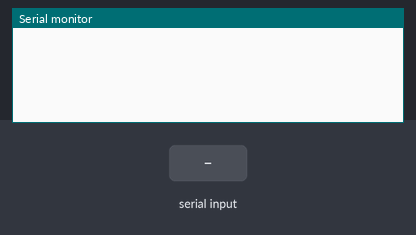
Bench run of a sketch on a simulated Arduino Uno, built with avr-gcc and run on an emulated ATmega328P. On the bench: the last lines printed to the serial monitor. The test bench sets the inputs (shaded band).

Above: at 1.2 s.
1.3 s: "1" received over Serial
At 3.5 s:
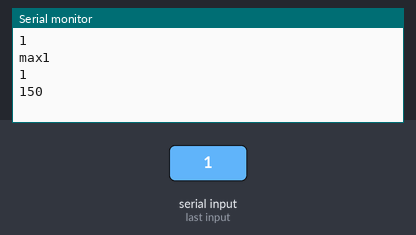
3.8 s: "2" received over Serial
At 5.4 s:
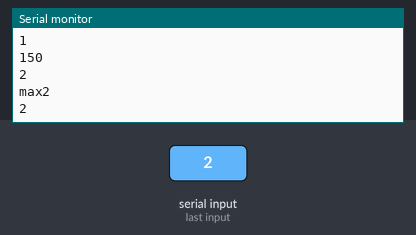
Timing chart, 0 to 6.9 s (numbered marks = the images above; inputs shaded):
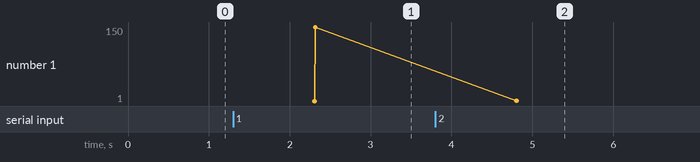

The sketch:

Arduino_python_interface_servo.ino
```cpp
String C;
int pulselength;

int pos = 0;    // variable to store the servo position
#include <Wire.h>
#include <Adafruit_PWMServoDriver.h>

Adafruit_PWMServoDriver pwm = Adafruit_PWMServoDriver();

#define SERVOMIN  150 // This is the 'minimum' pulse length count (out of 4096)
#define SERVOMAX  600
void setup() {
  // put your setup code here, to run once:
  Serial.begin(9600);
    // attaches the servo on pin 9 to the servo object


}


void loop() {

while(Serial.available())
  {


   C = Serial.readString();


    if (C[0]=='1'){
    Serial.println(C[0]);

      Serial.println("max1");
      Serial.println(C);
      C.remove(0,1);
      Serial.println(C);
      pos = C.toInt();
pulselength = map(pos, 0, 180, SERVOMIN, SERVOMAX);
                    // tell servo to go to position in variable 'pos'
   Serial.println(pulselength);
    }
     if (C[0]=='2'){
    Serial.println(C[0]);

      Serial.println("max2");
      Serial.println(C);
      C.remove(0,1);
      Serial.println(C);

    }

}
}
```

Measured:
- after the input at 1.3 s, the serial monitor: prints a new line after 1.0 s (image 1)
- after the input at 3.8 s, the serial monitor: prints a new line after 1.0 s (image 2)
- plotted number 1: 150 → 2 after the input at 3.8 s
